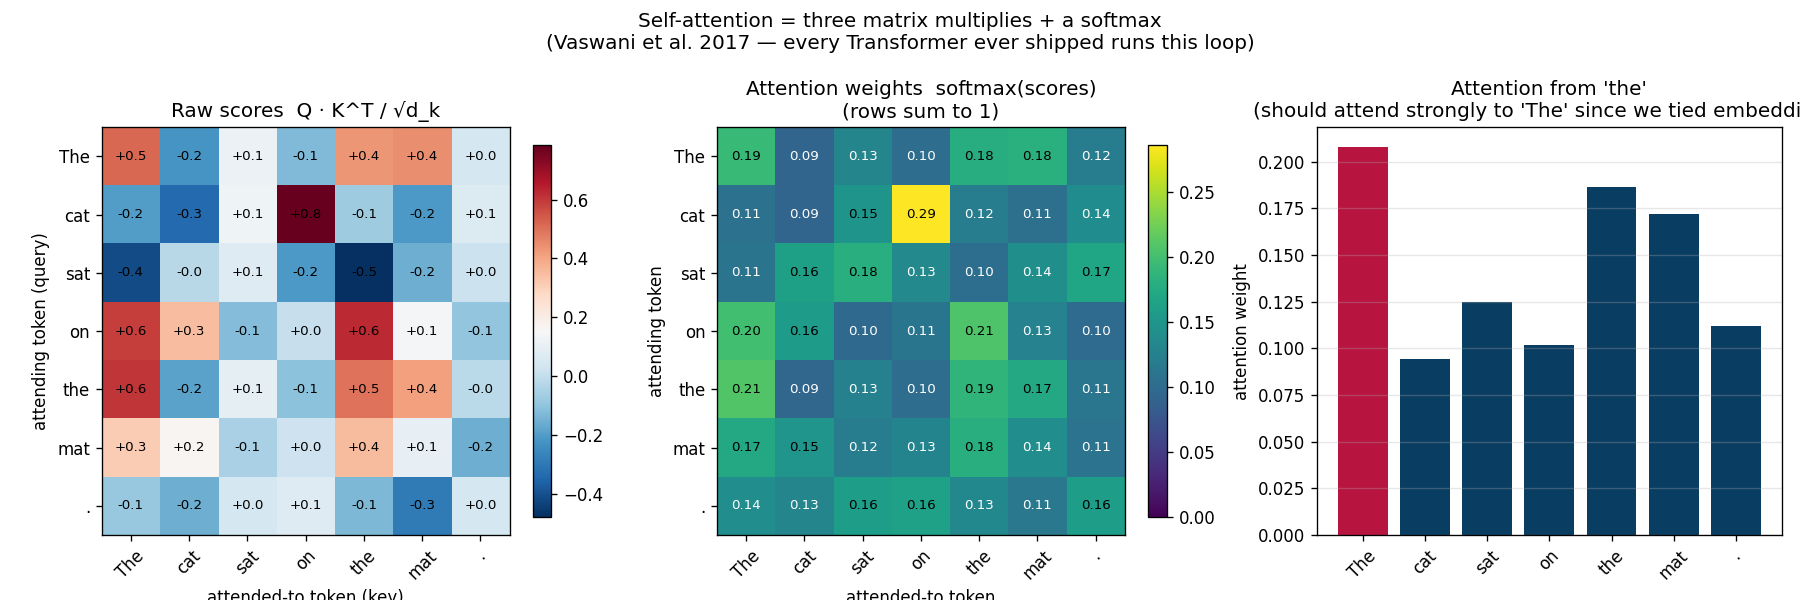

Recreate this plot in Python.
"""
Chapter 7.5 - Attention is just three matrix multiplies.

Phenomenon
----------
The Transformer (Vaswani et al. 2017) is essentially three torch.matmul
calls per attention head:

    Q = X @ W_Q
    K = X @ W_K
    V = X @ W_V
    A = softmax(Q @ K^T / sqrt(d_k))    # attention weights
    Y = A @ V

Every step is a matrix multiplication.  And matrix multiplication is the
operation a TPU/GPU does best.  *That* is why "scaling laws" worked: as
the silicon got better at matmul, neural networks built out of matmul got
smarter, and the same hardware ran them.

We compute self-attention from scratch, plot the attention matrix on a toy
sentence, and trace which token is paying attention to which.
"""
import numpy as np
import torch
import torch.nn.functional as F
import matplotlib.pyplot as plt
import os

torch.manual_seed(0)
torch.set_default_dtype(torch.float32)

# ---------- Toy "sentence" ----------
tokens = ["The", "cat", "sat", "on", "the", "mat", "."]
T = len(tokens)
d_model = 32
d_k = 16

# Random token embeddings X (T, d_model). In a real model these come from an embedding table.
X = torch.randn(T, d_model) * 0.5

# Random projection matrices for Q, K, V
W_Q = torch.randn(d_model, d_k) / np.sqrt(d_model)
W_K = torch.randn(d_model, d_k) / np.sqrt(d_model)
W_V = torch.randn(d_model, d_k) / np.sqrt(d_model)

# Force a clearer attention pattern: tie tokens that are *the same word*
# ("The" and "the" should attend to each other).
X[4] = X[0] + 0.1 * torch.randn(d_model)   # second "the" is near first "The"

# Forward pass
Q = X @ W_Q                              # (T, d_k)
K = X @ W_K
V = X @ W_V
scores = Q @ K.transpose(0, 1) / np.sqrt(d_k)   # (T, T)
A = F.softmax(scores, dim=-1)            # (T, T) — attention weights
Y = A @ V                                # (T, d_k)

# ---------- Plot ----------
fig, axes = plt.subplots(1, 3, figsize=(15, 5))

ax = axes[0]
im = ax.imshow(scores.numpy(), cmap="RdBu_r")
ax.set_xticks(range(T)); ax.set_yticks(range(T))
ax.set_xticklabels(tokens, rotation=45); ax.set_yticklabels(tokens)
for i in range(T):
    for j in range(T):
        ax.text(j, i, f"{scores[i,j]:+.1f}", ha="center", va="center", fontsize=8)
ax.set_title("Raw scores  Q · K^T / √d_k")
ax.set_xlabel("attended-to token (key)"); ax.set_ylabel("attending token (query)")
plt.colorbar(im, ax=ax, fraction=0.04)

ax = axes[1]
im = ax.imshow(A.numpy(), cmap="viridis", vmin=0, vmax=A.max().item())
ax.set_xticks(range(T)); ax.set_yticks(range(T))
ax.set_xticklabels(tokens, rotation=45); ax.set_yticklabels(tokens)
for i in range(T):
    for j in range(T):
        ax.text(j, i, f"{A[i,j]:.2f}", ha="center", va="center",
                color="white" if A[i,j] < A.max()/2 else "black", fontsize=8)
ax.set_title("Attention weights  softmax(scores)\n(rows sum to 1)")
ax.set_xlabel("attended-to token"); ax.set_ylabel("attending token")
plt.colorbar(im, ax=ax, fraction=0.04)

# Right panel: bar chart of attention from token "the" (index 4) to all others
ax = axes[2]
weights = A[4].numpy()
ax.bar(range(T), weights, color=["#b71540" if t == 0 else "#0a3d62" for t in range(T)])
ax.set_xticks(range(T)); ax.set_xticklabels(tokens, rotation=45)
ax.set_ylabel("attention weight")
ax.set_title(f"Attention from '{tokens[4]}'\n(should attend strongly to '{tokens[0]}' since we tied embeddings)")
ax.grid(alpha=0.3, axis="y")

fig.suptitle("Self-attention = three matrix multiplies + a softmax\n"
             "(Vaswani et al. 2017 — every Transformer ever shipped runs this loop)",
             fontsize=12)
fig.tight_layout()
out_path = os.path.join(os.path.dirname(__file__), "attention_as_matmul.png")
fig.savefig(out_path, dpi=120)
print(f"saved {out_path}")
